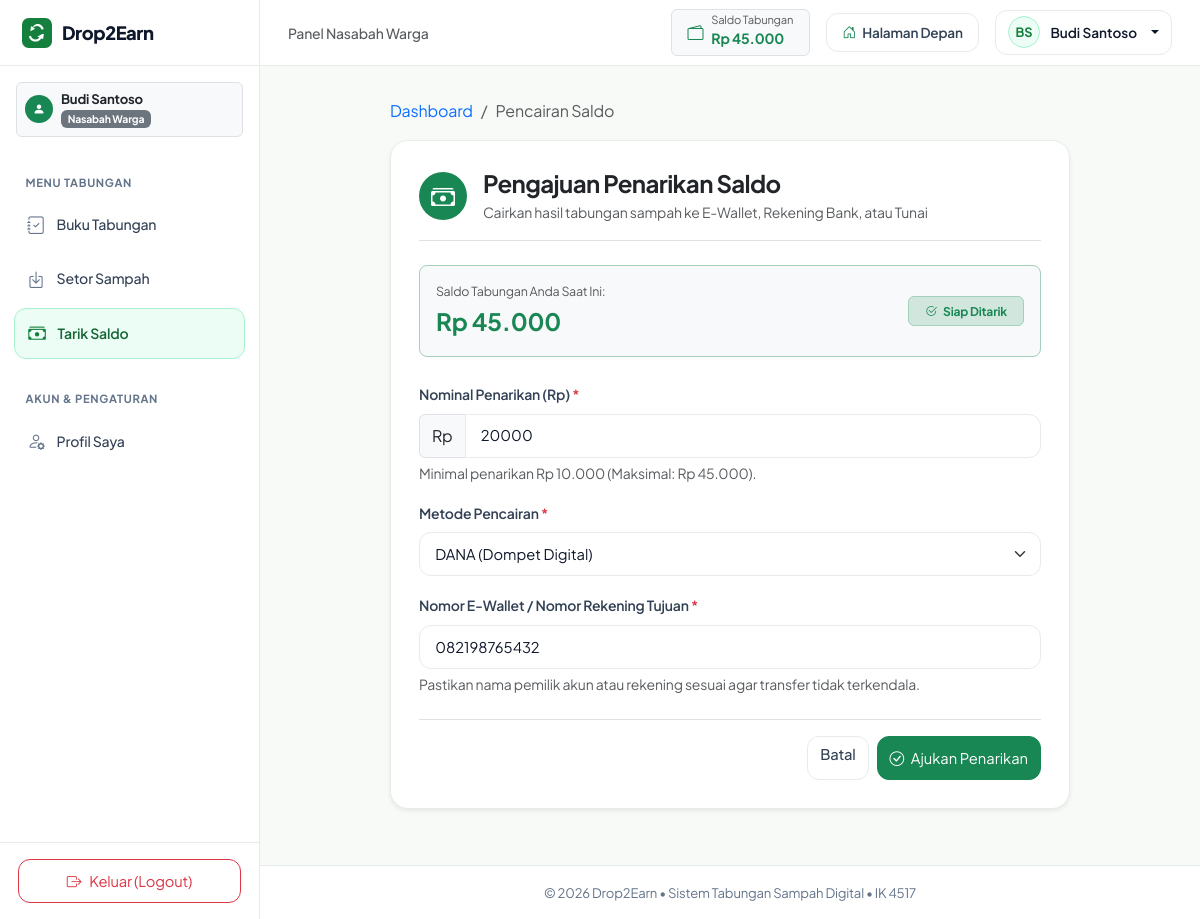
/nasabah/tarik_saldo.php (signed in), run on the app's committed database.
### tables this page shows
CREATE TABLE IF NOT EXISTS `users` (
  `id_user` INT(11) NOT NULL AUTO_INCREMENT,
  `nama_lengkap` VARCHAR(100) NOT NULL,
  `email` VARCHAR(100) NOT NULL UNIQUE,
  `password` VARCHAR(255) NOT NULL,
  `no_hp` VARCHAR(20) NOT NULL,
  `alamat` TEXT DEFAULT NULL,
  `role` ENUM('admin', 'nasabah') NOT NULL DEFAULT 'nasabah',
  `saldo` INT(11) NOT NULL DEFAULT 0,
  `created_at` TIMESTAMP NOT NULL DEFAULT CURRENT_TIMESTAMP,
  PRIMARY KEY (`id_user`)
);

### config/auth_check.php (called while the page is built, shortened)
<?php
require_once __DIR__ . '/database.php';
function is_logged_in() {
    return isset($_SESSION['id_user']) && !empty($_SESSION['id_user']);
}
function get_auth_user($conn) {
    $id_user = (int)$_SESSION['id_user'];
    $stmt = mysqli_prepare($conn, "SELECT id_user, nama_lengkap, email, no_hp, alamat, role, saldo, created_at FROM users WHERE id_user = ?");
    mysqli_stmt_bind_param($stmt, "i", $id_user);
    mysqli_stmt_execute($stmt);
    $result = mysqli_stmt_get_result($stmt);
    $user = mysqli_fetch_assoc($result);
    if ($user) {
        return $user;
    }
    return null;
}
function check_nasabah($conn) {
    $user = get_auth_user($conn);
    return $user;
}

### config/database.php (called while the page is built, shortened)
<?php
function sanitize($str) {
    return htmlspecialchars((string)$str, ENT_QUOTES, 'UTF-8');
}
function rupiah($nominal) {
    return 'Rp ' . number_format((float)$nominal, 0, ',', '.');
}
function base_url($path = '') {
    $script_dir = str_replace('\\', '/', dirname($_SERVER['SCRIPT_NAME'] ?? ''));
    $base = '/Drop2Earn';
    if (strpos($script_dir, '/Drop2Earn') === false) {
        $base = '';
    }
    $clean_path = ltrim($path, '/');
    return $base . ($clean_path ? '/' . $clean_path : '');
}

### nasabah/tarik_saldo.php (the view, shortened to what this page needs)
<?php
require_once __DIR__ . '/../config/database.php';
require_once __DIR__ . '/../config/auth_check.php';
$user = check_nasabah($conn);
$saldo_aktif = (int)$user['saldo'];
$jumlah_tarik = '';
$metode_pencairan = 'DANA';
$nomor_rekening = $user['no_hp'];
require_once __DIR__ . '/../includes/header.php';
?>
<div class="d2e-dashboard-layout">
    <?php require_once __DIR__ . '/../includes/sidebar.php'; ?>
    <div class="d2e-dashboard-main">
        <?php require_once __DIR__ . '/../includes/topbar.php'; ?>
        <main class="d2e-dashboard-content">
            <div class="container-fluid p-0" style="max-width: 680px;">
                <nav aria-label="breadcrumb" class="mb-3">
                    <ol class="breadcrumb small">
                        <li class="breadcrumb-item"><a href="<?= base_url('nasabah/dashboard.php') ?>" class="text-decoration-none">Dashboard</a></li>
                        <li class="breadcrumb-item active" aria-current="page">Pencairan Saldo</li>
                    </ol>
                </nav>
                <div class="d2e-card shadow-sm">
                    <div class="d-flex align-items-center gap-3 mb-4 border-bottom pb-3">
                        <div class="rounded-circle bg-success text-white d-flex align-items-center justify-content-center fs-4" style="width: 48px; height: 48px;">
                            <i class="bi bi-cash-stack"></i>
                        </div>
                        <div>
                            <h1 class="h4 fw-bold text-dark mb-1">Pengajuan Penarikan Saldo</h1>
                            <p class="text-muted small mb-0">Cairkan hasil tabungan sampah ke E-Wallet, Rekening Bank, atau Tunai</p>
                        </div>
                    </div>
                    <div class="p-3 bg-light border border-success-subtle rounded-3 mb-4 d-flex align-items-center justify-content-between">
                        <div>
                            <small class="text-muted d-block" style="font-size: 0.78rem;">Saldo Tabungan Anda Saat Ini:</small>
                            <span class="fs-4 fw-bold text-success"><?= rupiah($saldo_aktif) ?></span>
                        </div>
                        <span class="badge bg-success-subtle text-success border border-success-subtle px-3 py-2">
                            <i class="bi bi-check2-circle me-1"></i> Siap Ditarik
                        </span>
                    </div>
                    <?php if ($saldo_aktif < 10000): ?>
                        <div class="alert alert-warning py-3 small" role="alert">
                            <h2 class="h6 fw-bold mb-1"><i class="bi bi-info-circle me-1"></i> Saldo Belum Mencapai Batas Minimal</h2>
                            Batas minimal pencairan saldo adalah <strong>Rp 10.000</strong>. Anda memiliki saldo <strong><?= rupiah($saldo_aktif) ?></strong>. Silakan setor sampah terpilah Anda terlebih dahulu untuk menambah tabungan!
                            <div class="mt-2">
                                <a href="<?= base_url('nasabah/setor.php') ?>" class="btn btn-sm btn-primary">
                                    <i class="bi bi-plus-circle me-1"></i> Setor Sampah Sekarang
                                </a>
                            </div>
                        </div>
                    <?php else: ?>
                        <form action="<?= base_url('nasabah/tarik_saldo.php') ?>" method="POST">
                            <div class="mb-3">
                                <label for="jumlah_tarik" class="form-label small fw-semibold">Nominal Penarikan (Rp) <span class="text-danger">*</span></label>
                                <div class="input-group">
                                    <span class="input-group-text">Rp</span>
                                    <input type="number" step="1000" min="10000" max="<?= $saldo_aktif ?>" class="form-control" id="jumlah_tarik" name="jumlah_tarik" value="<?= $jumlah_tarik ?: min(20000, $saldo_aktif) ?>" placeholder="Contoh: 20000" required>
                                </div>
                                <div class="form-text small">Minimal penarikan Rp 10.000 (Maksimal: <?= rupiah($saldo_aktif) ?>).</div>
                            </div>
                            <div class="mb-3">
                                <label for="metode_pencairan" class="form-label small fw-semibold">Metode Pencairan <span class="text-danger">*</span></label>
                                <select class="form-select" id="metode_pencairan" name="metode_pencairan" required>
                                    <option value="DANA" <?= $metode_pencairan === 'DANA' ? 'selected' : '' ?>>DANA (Dompet Digital)</option>
                                </select>
                            </div>
                            <div class="mb-4" id="group_no_rek">
                                <label for="nomor_rekening" class="form-label small fw-semibold">Nomor E-Wallet / Nomor Rekening Tujuan <span class="text-danger">*</span></label>
                                <input type="text" class="form-control" id="nomor_rekening" name="nomor_rekening" value="<?= sanitize($nomor_rekening) ?>" placeholder="08xxxxxxxxxx atau nomor rekening" required>
                                <div class="form-text small">Pastikan nama pemilik akun atau rekening sesuai agar transfer tidak terkendala.</div>
                            </div>
                            <div class="d-flex justify-content-end gap-2 pt-3 border-top">
                                <a href="<?= base_url('nasabah/dashboard.php') ?>" class="btn btn-outline-secondary">Batal</a>
                                <button type="submit" class="btn btn-success"
                                        data-confirm="Apakah Anda yakin ingin mengajukan penarikan saldo ini?"
                                        data-confirm-title="Konfirmasi Penarikan Saldo"
                                        data-confirm-type="primary"
                                        data-confirm-btn="Ya, Ajukan Penarikan">
                                    <i class="bi bi-check-circle me-1"></i> Ajukan Penarikan
                                </button>
                            </div>
                        </form>
                    <?php endif; ?>
                </div>
            </div>
        </main>
<?php require_once __DIR__ . '/../includes/dashboard_footer.php'; ?>

### includes/sidebar.php (shortened to what this page needs)
<?php
$logged_user = isset($conn) ? get_auth_user($conn) : null;
$role = $logged_user['role'] ?? 'nasabah';
$current_script = basename($_SERVER['SCRIPT_NAME'] ?? '');
?>
<aside class="d2e-sidebar" id="dashboardSidebar">
    <a href="<?= $role === 'admin' ? base_url('admin/index.php') : base_url('nasabah/dashboard.php') ?>" class="d2e-sidebar-brand">
        <img src="<?= base_url('assets/img/logo.svg') ?>" alt="Logo Drop2Earn" width="30" height="30">
        <span>Drop2Earn</span>
    </a>
    <div class="px-3 pt-3 pb-2">
        <div class="d-flex align-items-center justify-content-between p-2 rounded bg-light border">
            <div class="d-flex align-items-center gap-2">
                <div class="rounded-circle bg-success text-white d-flex align-items-center justify-content-center" style="width: 28px; height: 28px; font-size: 0.75rem;">
                    <i class="bi bi-person-fill"></i>
                </div>
                <div style="line-height: 1.2;">
                    <div class="fw-bold text-dark text-truncate" style="max-width: 140px; font-size: 0.82rem;">
                        <?= sanitize($logged_user['nama_lengkap'] ?? 'Pengguna') ?>
                    </div>
                    <span class="badge bg-secondary" style="font-size: 0.65rem;">
                        <?= $role === 'admin' ? 'Pengelola / Admin' : 'Nasabah Warga' ?>
                    </span>
                </div>
            </div>
        </div>
    </div>
    <nav class="d2e-sidebar-nav">
        <?php if ($role === 'nasabah'): ?>
            <div class="sidebar-heading">Menu Tabungan</div>
            <a href="<?= base_url('nasabah/dashboard.php') ?>" class="d2e-sidebar-link <?= ($current_script === 'dashboard.php') ? 'active' : '' ?>">
                <i class="bi bi-journal-check"></i>
                <span>Buku Tabungan</span>
            </a>
            <a href="<?= base_url('nasabah/setor.php') ?>" class="d2e-sidebar-link <?= ($current_script === 'setor.php') ? 'active' : '' ?>">
                <i class="bi bi-box-arrow-in-down"></i>
                <span>Setor Sampah</span>
            </a>
            <a href="<?= base_url('nasabah/tarik_saldo.php') ?>" class="d2e-sidebar-link <?= ($current_script === 'tarik_saldo.php') ? 'active' : '' ?>">
                <i class="bi bi-cash-stack"></i>
                <span>Tarik Saldo</span>
            </a>
            <div class="sidebar-heading mt-3">Akun &amp; Pengaturan</div>
            <a href="<?= base_url('nasabah/profil.php') ?>" class="d2e-sidebar-link <?= ($current_script === 'profil.php') ? 'active' : '' ?>">
                <i class="bi bi-person-gear"></i>
                <span>Profil Saya</span>
            </a>
        <?php endif; ?>
    </nav>
    <div class="d2e-sidebar-footer">
        <a href="<?= base_url('logout.php') ?>"
           class="btn btn-outline-danger btn-sm w-100 d-flex align-items-center justify-content-center gap-2"
           data-confirm="Apakah Anda yakin ingin keluar dari sistem Drop2Earn?"
           data-confirm-title="Konfirmasi Keluar"
           data-confirm-type="warning"
           data-confirm-btn="Ya, Keluar">
            <i class="bi bi-box-arrow-right"></i>
            <span>Keluar (Logout)</span>
        </a>
    </div>
</aside>

### includes/topbar.php (shortened to what this page needs)
<?php
$logged_user = isset($conn) ? get_auth_user($conn) : null;
$role = $logged_user['role'] ?? 'nasabah';
$initials = 'US';
if (!empty($logged_user['nama_lengkap'])) {
    $words = explode(' ', trim($logged_user['nama_lengkap']));
    $initials = strtoupper(substr($words[0], 0, 1) . (isset($words[1]) ? substr($words[1], 0, 1) : ''));
}
?>
<header class="d2e-topbar">
    <div class="d-flex align-items-center gap-3">
        <div class="d-none d-sm-block">
            <span class="text-muted small fw-medium">Panel <?= $role === 'admin' ? 'Pengelola Bank Sampah' : 'Nasabah Warga' ?></span>
        </div>
    </div>
    <div class="d-flex align-items-center gap-2 gap-sm-3">
        <?php if ($role === 'nasabah'): ?>
            <div class="d-flex align-items-center bg-light border rounded px-2 px-sm-3 py-1">
                <i class="bi bi-wallet2 text-success me-2"></i>
                <div>
                    <small class="text-muted d-none d-sm-block" style="font-size: 0.7rem; line-height: 1;">Saldo Tabungan</small>
                    <strong class="text-success" style="font-size: 0.88rem;"><?= rupiah($logged_user['saldo'] ?? 0) ?></strong>
                </div>
            </div>
        <?php endif; ?>
        <a href="<?= base_url('index.php') ?>" class="btn-halaman-depan" title="Lihat Tampilan Landing Page Publik">
            <i class="bi bi-house-door text-success"></i>
            <span>Halaman Depan</span>
        </a>
        <div class="dropdown">
            <button class="d2e-user-pill dropdown-toggle" type="button" data-bs-toggle="dropdown" aria-expanded="false">
                <div class="d2e-user-avatar"><?= $initials ?></div>
                <span class="d-none d-md-inline"><?= sanitize($logged_user['nama_lengkap'] ?? 'Pengguna') ?></span>
            </button>
        </div>
    </div>
</header>

### data on the page
users: nama_lengkap "Budi Santoso", saldo "Rp 45.000", nama_lengkap "BS", jumlah_tarik "20000", nomor_rekening "082198765432"
